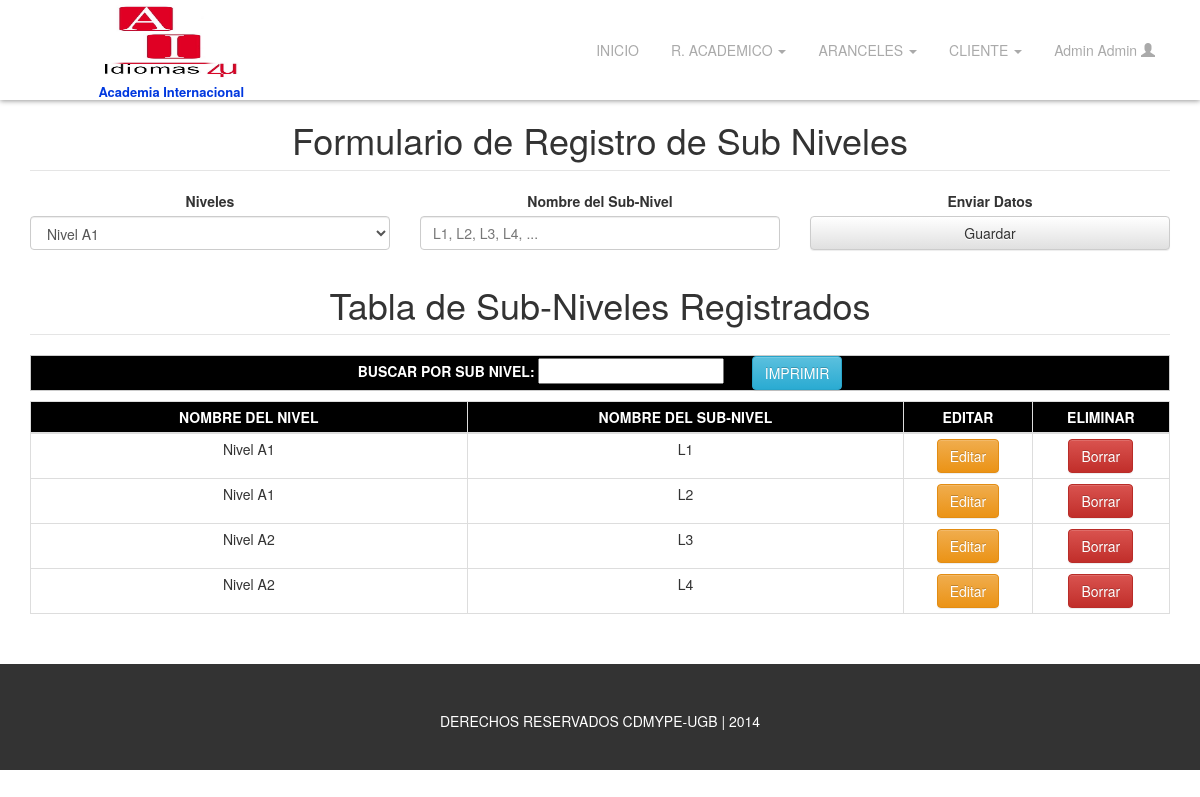
The app's page /admin/regsubnivel/index.php (signed in) with its own data.
### tables this page shows
CREATE TABLE `usuario` (
  `id_usuario` int(10) NOT NULL,
  `nombre` varchar(50) NOT NULL,
  `apellido` varchar(50) NOT NULL,
  `tipo` enum('admin','user','docente') NOT NULL,
  `username` varchar(50) NOT NULL,
  `password` varchar(50) NOT NULL
);

CREATE TABLE `sub_nivel` (
  `id_sub_nivel` int(10) NOT NULL,
  `id_nivel` int(10) DEFAULT NULL,
  `nombre_del_sub_nivel` varchar(15) DEFAULT NULL
);

CREATE TABLE `nivel` (
  `id_nivel` int(10) NOT NULL,
  `nombre_del_nivel` varchar(15) NOT NULL
);

### admin/php/usuario.php (called while the page is built)
<?php
	include('config/config.php');
	$sql = mysqli_query($link, " select nombre, apellido, username from usuario where username='$username' ");
	$usuario = mysqli_fetch_all($sql, MYSQLI_ASSOC);
?>

### admin/regsubnivel/busquedaSubNivel.php (the view, shortened to what this page needs)
<div>
	<form name="frmBusquedaSubNivel" id="frmBusquedaSubNivel">
		<div class="row">
			<div class="col-xs-12">
				<table align="center" cellpadding="5" id="tblHorario" class="table table-bordered table-condensed">
					<thead>
						<tr>
							<td>Nombre del Nivel</td>
							<td>Nombre del Sub-Nivel</td>
							<td class="hidden-print">Editar</td>
							<td class="hidden-print">Eliminar</td>
						</tr>
					</thead>
					<tbody>
						<?php
							include('../php/config/config.php');
							$subnivel = isset($_POST['subnivel']) ? $_POST['subnivel'] : '' ;
							$sql = mysqli_query($link, "select
															nivel.id_nivel,
															sub_nivel.id_sub_nivel,
															nivel.nombre_del_nivel,
															sub_nivel.nombre_del_sub_nivel
														from sub_nivel
															inner join nivel on sub_nivel.id_nivel=nivel.id_nivel
														where nombre_del_sub_nivel like '%$subnivel%' ") or die(mysqli_error($link));
							while($fila = mysqli_fetch_assoc($sql)){
						?>
							<tr id="subnivel_<?php echo $fila['id_sub_nivel'] ?>" onClick="modSubNivel(<?php echo $fila['id_sub_nivel'] ?>)">
								<td width="250"><?php echo $fila['nombre_del_nivel']; ?></td>
								<td width="250"><?php echo $fila['nombre_del_sub_nivel']; ?></td>
								<td width="50" class="hidden-print"><a href="#" class="btn btn-warning" role="button">Editar</a></td>
								<td width="50" class="hidden-print"><a href="javascript: eliminarSubNivel(<?php echo $fila['id_sub_nivel'] ?>)" class="btn btn-danger" role="button">Borrar</a></td>
							</tr>
						<?php } ?>
					</tbody>
				</table>
			</div>
		</div>
	</form>
</div>

### admin/inc/header2.inc (shortened to what this page needs)
<header id="main-header">
	<div class="container hidden-print">
		<div class="row">
			<div class="col-xs-5 col-sm-3">
				<h1 id="main-logo">
					<a href="../../admin"><img src="../../img/logo.jpg" alt="Academia Internacional">
						<span>Academia Internacional</span>
					</a>
				</h1>
			</div>
			<div class="col-xs-7 col-sm-9">
				<ul id="main-menu" class="nav nav-pills hidden-xs">
					<li><a href="../index.php">INICIO</a></li>
					<li class="dropdown">
						<a href="#" class="dropdown-toggle" data-toggle="dropdown"> R. ACADEMICO <span class="caret"></span> </a>
					</li>
					<li class="dropdown">
						<a href="#" class="dropdown-toggle" data-toggle="dropdown"> ARANCELES <span class="caret"></span> </a>
					</li>
					<li class="dropdown">
						<a href="#" class="dropdown-toggle" data-toggle="dropdown"> CLIENTE <span class="caret"></span> </a>
					</li>
					<li class="dropdown">
						<a href="#" class="dropdown-toggle" data-toggle="dropdown">
							<?php
								$username = $_SESSION['username'] ;
								include('../php/usuario.php');
								foreach ($usuario as $row ) {
									echo ucwords($row['nombre'].' '.$row['apellido']);
								}
							?>
							<span class="glyphicon glyphicon-user"></span>
						</a>
					</li>
				</ul>
			</div>
		</div>
	</div>
</header>

### admin/css/style.css (style rules this page uses)
html, body { height: 94.30%; margin-top: 0px; font-family: 'Source Sans Pro', 'Helvetica Neue', Helvetica, Arial, sans-serif; background-image: url('../img/textura.jpg'); }
ul { padding: 0px; margin: 0px; list-style-type: none; }
ul li { margin-bottom: 5px; }
#main-header { position: fixed; top: 0; width: 100%; background-color: #fff; z-index: 99; background-color: rgb(255, 255, 255); background-color: rgba(255, 255, 255, 0.95); -ms-filter: "progid:DXImageTransform.Microsoft.gradient(startColorstr=#11000000, endColorstr=#11000000)"; -moz-box-shadow: 0 1px 5px #999; -webkit-box-shadow: 0 1px 5px #999; box-shadow: 0 1px 5px #999; }
#main-logo, #logo { width: 100%; height: 100px; padding: 2px 0 0 20px; margin: 0; background-color: #fff; text-align: center; }
#main-logo >a { font-size: 20px; font-size: 2rem; font-weight: 600; color: #fff; text-decoration: none; }
#main-logo>a>img { height: 80px; width: 140px; margin: 0 auto; margin-bottom: 3px; }
#main-logo>a>span { display: block; color: #0038DF; font-size: 13px; font-size: 1.3rem; }
#main-menu { float:right; margin-top: 30px; }
#main-menu a { color: #aaa; }

### admin/css/bgColor.css (style rules this page uses)
table, .btnp { border:1px solid #CCC; }
table thead, .btnp { background: #000; color: #FFF; text-align:center; text-transform:uppercase; font-weight:bolder; }

### records on screen
usuario: nombre+apellido "Admin Admin"
sub_nivel: id_nivel.nombre_del_nivel "Nivel A1", nombre_del_sub_nivel "L1"
sub_nivel: id_nivel.nombre_del_nivel "Nivel A1", nombre_del_sub_nivel "L2"
sub_nivel: id_nivel.nombre_del_nivel "Nivel A2", nombre_del_sub_nivel "L3"
sub_nivel: id_nivel.nombre_del_nivel "Nivel A2", nombre_del_sub_nivel "L4"

### other values on screen
form field cbonivel "Nivel A1"
